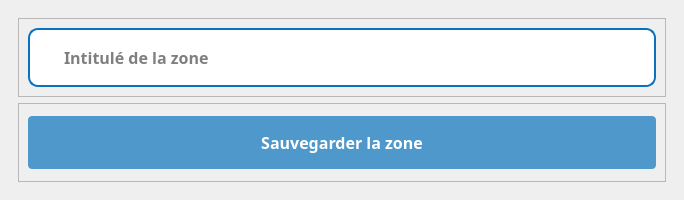
<?xml version="1.0" encoding="UTF-8"?>
<ui version="4.0">
 <class>Dialog</class>
 <widget class="QDialog" name="Dialog">
  <property name="geometry">
   <rect>
    <x>0</x>
    <y>0</y>
    <width>684</width>
    <height>200</height>
   </rect>
  </property>
  <property name="windowTitle">
   <string>Dialog</string>
  </property>
  <layout class="QVBoxLayout" name="verticalLayout">
   <property name="spacing">
    <number>0</number>
   </property>
   <property name="leftMargin">
    <number>0</number>
   </property>
   <property name="topMargin">
    <number>0</number>
   </property>
   <property name="rightMargin">
    <number>0</number>
   </property>
   <property name="bottomMargin">
    <number>0</number>
   </property>
   <item>
    <widget class="QWidget" name="widget" native="true">
     <layout class="QVBoxLayout" name="verticalLayout_2">
      <property name="spacing">
       <number>0</number>
      </property>
      <property name="leftMargin">
       <number>0</number>
      </property>
      <property name="topMargin">
       <number>0</number>
      </property>
      <property name="rightMargin">
       <number>0</number>
      </property>
      <property name="bottomMargin">
       <number>0</number>
      </property>
      <item>
       <widget class="QWidget" name="widget_2" native="true">
        <layout class="QVBoxLayout" name="verticalLayout_3">
         <item>
          <widget class="QWidget" name="widget_3" native="true">
           <layout class="QVBoxLayout" name="verticalLayout_4">
            <item>
             <widget class="QFrame" name="frame">
              <property name="styleSheet">
               <string notr="true"/>
              </property>
              <property name="frameShape">
               <enum>QFrame::StyledPanel</enum>
              </property>
              <property name="frameShadow">
               <enum>QFrame::Raised</enum>
              </property>
              <layout class="QVBoxLayout" name="verticalLayout_5">
               <item>
                <widget class="QFrame" name="input">
                 <property name="styleSheet">
                  <string notr="true">#input{
	background:white;
	border-radius:10px;
	border:2px  solid rgb(10, 114, 189);
}

#lineEdit{
	border: none;
}</string>
                 </property>
                 <property name="frameShape">
                  <enum>QFrame::StyledPanel</enum>
                 </property>
                 <property name="frameShadow">
                  <enum>QFrame::Raised</enum>
                 </property>
                 <layout class="QHBoxLayout" name="horizontalLayout">
                  <property name="spacing">
                   <number>0</number>
                  </property>
                  <property name="leftMargin">
                   <number>10</number>
                  </property>
                  <property name="topMargin">
                   <number>0</number>
                  </property>
                  <property name="rightMargin">
                   <number>0</number>
                  </property>
                  <property name="bottomMargin">
                   <number>0</number>
                  </property>
                  <item>
                   <widget class="QLabel" name="label_2">
                    <property name="maximumSize">
                     <size>
                      <width>30</width>
                      <height>30</height>
                     </size>
                    </property>
                    <property name="text">
                     <string/>
                    </property>
                    <property name="pixmap">
                     <pixmap>../../static/asset/icons/blue/compass.svg</pixmap>
                    </property>
                    <property name="scaledContents">
                     <bool>true</bool>
                    </property>
                   </widget>
                  </item>
                  <item>
                   <widget class="QLineEdit" name="zone">
                    <property name="font">
                     <font>
                      <family>GeForce</family>
                      <pointsize>12</pointsize>
                      <weight>75</weight>
                      <bold>true</bold>
                     </font>
                    </property>
                    <property name="styleSheet">
                     <string notr="true">padding:15px;
border-radius:10px</string>
                    </property>
                    <property name="placeholderText">
                     <string>Intitulé de la zone</string>
                    </property>
                   </widget>
                  </item>
                 </layout>
                </widget>
               </item>
              </layout>
             </widget>
            </item>
            <item>
             <widget class="QFrame" name="frame_2">
              <property name="frameShape">
               <enum>QFrame::StyledPanel</enum>
              </property>
              <property name="frameShadow">
               <enum>QFrame::Raised</enum>
              </property>
              <layout class="QVBoxLayout" name="verticalLayout_9">
               <item>
                <widget class="QPushButton" name="saveZone">
                 <property name="font">
                  <font>
                   <family>GeForce</family>
                   <pointsize>12</pointsize>
                   <weight>75</weight>
                   <bold>true</bold>
                  </font>
                 </property>
                 <property name="cursor">
                  <cursorShape>PointingHandCursor</cursorShape>
                 </property>
                 <property name="styleSheet">
                  <string notr="true">#saveZone{
	background: rgb(10, 114, 189, 0.7);
	color: rgb(255, 255, 255);
	border-radius:4px;
	padding: 15px
}

#saveZone:hover{
	background: rgb(10, 114, 189, 1);
	border-radius:4px
}
</string>
                 </property>
                 <property name="text">
                  <string>Sauvegarder la zone</string>
                 </property>
                 <property name="icon">
                  <iconset>
                   <normaloff>../../static/asset/icons/white/save.svg</normaloff>../../static/asset/icons/white/save.svg</iconset>
                 </property>
                 <property name="iconSize">
                  <size>
                   <width>25</width>
                   <height>25</height>
                  </size>
                 </property>
                </widget>
               </item>
              </layout>
             </widget>
            </item>
           </layout>
          </widget>
         </item>
        </layout>
       </widget>
      </item>
     </layout>
    </widget>
   </item>
  </layout>
 </widget>
 <resources/>
 <connections/>
</ui>
